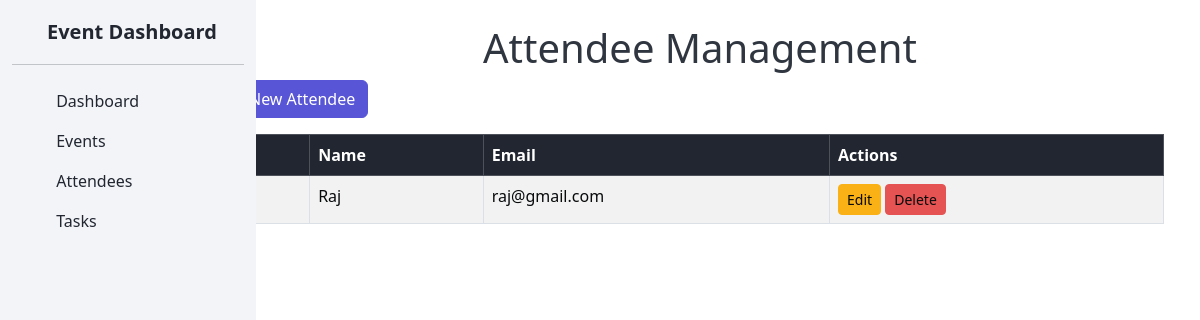
/attendees/, run on an earlier commit of the app's database.
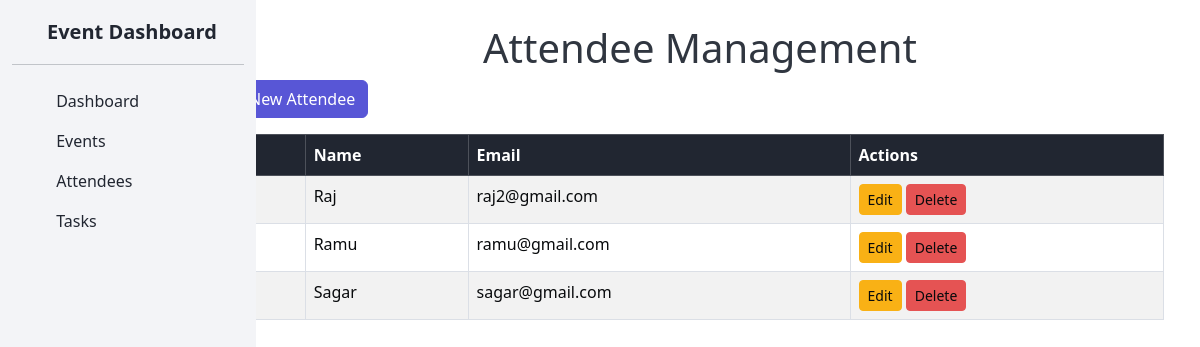
And on a later commit of the database.
### events/models.py (models this page shows, shortened)
class Attendee(models.Model):
    name = models.CharField(max_length=100)
    email = models.EmailField(unique=True)
    event = models.ForeignKey(Event, on_delete=models.CASCADE, related_name='event_attendees')

### events/views.py (the view)
# urls.py: path('attendees/', views.attendee_list, name='attendee_list'),
def attendee_list(request):
    attendees = Attendee.objects.all()
    return render(request, 'events/attendees.html', {'attendees': attendees})

### events/templates/events/attendees.html (shortened to what this page needs)
{% extends 'events/navbar.html' %}
{% block content %}
<div class="container mt-4">
    <h1 class="text-center">Attendee Management</h1>
    <a href="{% url 'attendee_create' %}" class="btn btn-primary mb-3">New Attendee</a>
    <div class="table-responsive">
        <table class="table table-striped table-bordered">
            <thead class="table-dark">
                <tr>
                    <th>#</th>
                    <th>Name</th>
                    <th>Email</th>
                    <th>Actions</th>
                </tr>
            </thead>
            <tbody>
                {% for attendee in attendees %}
                <tr>
                    <td>{{ forloop.counter }}</td>
                    <td>{{ attendee.name }}</td>
                    <td>{{ attendee.email }}</td>
                    <td>
                        <a href="{% url 'attendee_update' attendee.pk %}" class="btn btn-warning btn-sm">Edit</a>
                        <a href="{% url 'attendee_delete' attendee.pk %}" class="btn btn-danger btn-sm">Delete</a>
                    </td>
                </tr>
                {% empty %}
                <tr>
                    <td colspan="4" class="text-center">No attendees available.</td>
                </tr>
                {% endfor %}
            </tbody>
        </table>
    </div>
</div>
{% endblock %}

What changed in the data, as far as the page shows it:
changed Attendee "Raj": email "raj@gmail.com" → "raj2@gmail.com"
added Attendee: name "Ramu", email "ramu@gmail.com"
added Attendee: name "Sagar", email "sagar@gmail.com"
